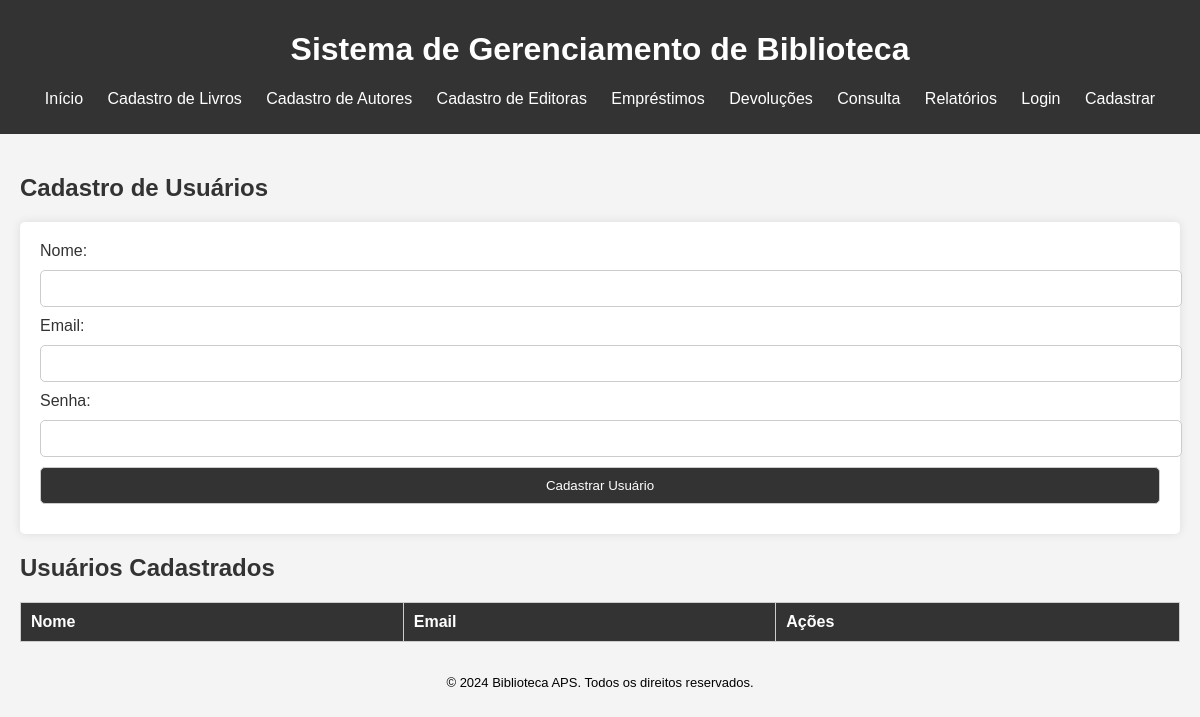
The app's page /cadastro_usuario, older data.
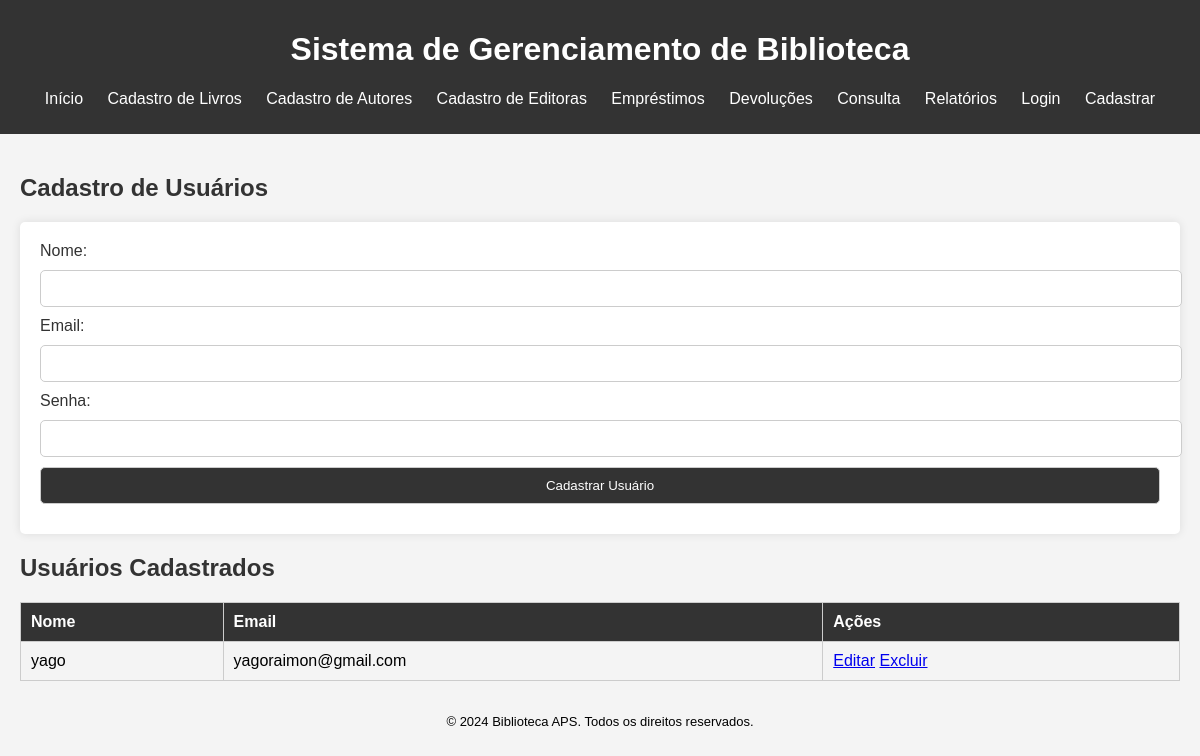
The same page, newer data.
### models.py (models this page shows, shortened)
class Usuario(db.Model):
    id = db.Column(db.Integer, primary_key=True)
    nome = db.Column(db.String(100), nullable=False)
    email = db.Column(db.String(100), nullable=False, unique=True)
    senha_hash = db.Column(db.String(100), nullable=False)
    @property
    def senha(self):
        raise AttributeError('A senha não é um atributo legível.')

### app.py (the view, shortened to what this page needs)
@app.route('/cadastro_usuario', methods=['GET', 'POST'])
def cadastro_usuario():
    if request.args.get('edit'):
        usuario = Usuario.query.get(request.args.get('edit'))
        usuarios = Usuario.query.all()
        return render_template('cadastro_usuario.html', usuario=usuario, usuarios=usuarios)
    if request.args.get('delete'):
        usuario = Usuario.query.get(request.args.get('delete'))
        db.session.delete(usuario)
        db.session.commit()
        flash('Usuário excluído com sucesso!')
        return redirect(url_for('cadastro_usuario'))
    usuarios = Usuario.query.all()
    return render_template('cadastro_usuario.html', usuarios=usuarios)

### templates/cadastro_usuario.html (shortened to what this page needs)
{% extends 'base.html' %}
{% block content %}
<h2>Cadastro de Usuários</h2>
<form method="post">
    <label for="nome">Nome:</label>
    <input type="text" id="nome" name="nome" value="{{ usuario.nome if usuario else '' }}" required><br>
    <label for="email">Email:</label>
    <input type="email" id="email" name="email" value="{{ usuario.email if usuario else '' }}" required><br>
    <label for="senha">Senha:</label>
    <input type="password" id="senha" name="senha"><br>
    <button type="submit">{{ 'Atualizar' if usuario else 'Cadastrar' }} Usuário</button>
</form>
<h2>Usuários Cadastrados</h2>
<table>
    <thead>
        <tr>
            <th>Nome</th>
            <th>Email</th>
            <th>Ações</th>
        </tr>
    </thead>
    <tbody>
        {% for usuario in usuarios %}
        <tr>
            <td>{{ usuario.nome }}</td>
            <td>{{ usuario.email }}</td>
            <td>
                <a href="{{ url_for('cadastro_usuario', edit=usuario.id) }}">Editar</a>
                <a href="{{ url_for('cadastro_usuario', delete=usuario.id) }}" onclick="return confirm('Tem certeza que deseja excluir este usuário?')">Excluir</a>
            </td>
        </tr>
        {% endfor %}
    </tbody>
</table>
{% endblock %}

Row changes from the older to the newer data that the page shows:
added Usuario: nome "yago", email "yagoraimon@gmail.com"
